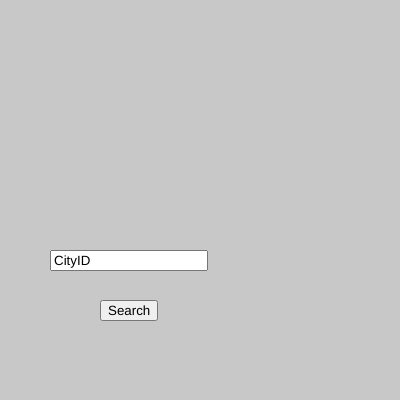
Frame 1 (no input)
Frame 60 (no input): identical to frame 1, image omitted
Frame 120 (the mouse pressed at the canvas centre since frame 60): identical to frame 1, image omitted

The p5.js sketch that drew this single still picture (run headless with seeded random() and noise() and a simulated clock; from frame 60 on, the mouse is pressed at the canvas centre):

// p5.js sketch
// ── sketch.js
var myData;
var url;

var baseUrl;
var apiKey;

var inputCity;
var inputButton;



function setup() {

	createCanvas(400,400);

	baseUrl = "http://api.openweathermap.org/data/2.5/weather?";
	var cityID = "4277241"; //from a table in the documentation
	apiKey = "407fa9b356aebcee449f439c079c444f"; //update this with your API key!

	url = baseUrl + "id=" + cityID + "&APPID=" + apiKey;
	console.log(url);

    inputCity = createInput("CityID");
    inputCity.position(50, 250);
    inputCity.style('width', '150px');
    
    inputButton = createButton("Search");
    inputButton.position(100,300);
    inputButton.mousePressed(data);

}

function draw() {

	background(200);

}

function data(){

	var result1 = inputCity.value(); 
	inputCity.value(""); 

	var result2 = inputButton.value(); 
	inputButton.value(""); 
}
